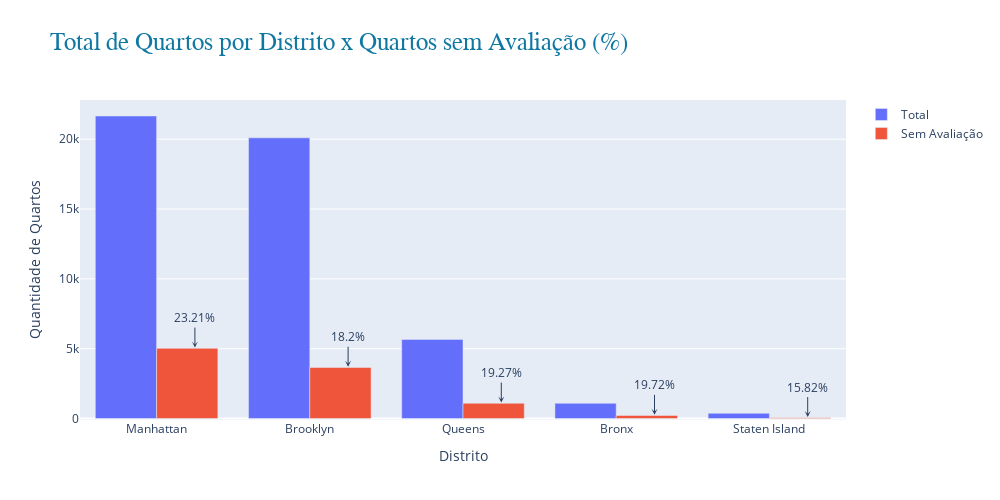

Notebook code for this chart:
### Markdown cell above
Para finalizar, vamos visualizar as informações acima graficamente.

### Code cell
distrito = bottom_avaliados['neighbourhood_group'].value_counts().index
total_ap = bottom_avaliados['total_count'].value_counts().index
sem_aval = bottom_avaliados['count'].value_counts().index
percent = bottom_avaliados['%_no_review'].value_counts().index

# Criando o gráfico total
barra_total = go.Bar(x=distrito, y=total_ap,
               name='Total')
           
# Criando o gráfico sem avaliação
barra_zero = go.Bar(x=distrito, y=sem_aval,
               name='Sem Avaliação')

# Adicionando percentuais nas barras 'sem avaliação'
annotations= []
for i in range(len(sem_aval)):
    annotation = dict(
        x=i + 0.25,
        y=sem_aval[i] + 50,
        text=f'{percent[i]}%',
        showarrow=True,
        arrowhead=3,
        ax=0
    )
    annotations.append(annotation)
               
# Definindo o layout
layout = go.Layout(title='Total de Quartos por Distrito x Quartos sem Avaliação (%)',
                   # Configurações do título
                   titlefont= {'family':'Arial', 'size':25, 'color':'#0e78a3'},
                   xaxis={'title':'Distrito'},
                   yaxis={'title':'Quantidade de Quartos'},
                   barmode='group',
                   height=500, width=1000,
                   annotations=annotations)

# Criando a figura
fig = go.Figure(data=[barra_total,barra_zero], layout=layout)

# Plotando o gráfico
py.iplot(fig)

### Figure 1 — Plotly figure (JSON) as saved in the notebook; plotly's stock layout.template omitted (floating-point values rounded to 4 significant figures)
{"data": [{"name": "Total", "type": "bar", "x": ["Manhattan", "Brooklyn", "Queens", "Bronx", "Staten Island"], "y": [21660, 20095, 5666, 1090, 373]}, {"name": "Sem Avaliação", "type": "bar", "x": ["Manhattan", "Brooklyn", "Queens", "Bronx", "Staten Island"], "y": [5028, 3657, 1092, 215, 59]}], "layout": {"annotations": [{"arrowhead": 3, "ax": 0, "showarrow": true, "text": "23.21%", "x": 0.25, "y": 5078}, {"arrowhead": 3, "ax": 0, "showarrow": true, "text": "18.2%", "x": 1.25, "y": 3707}, {"arrowhead": 3, "ax": 0, "showarrow": true, "text": "19.27%", "x": 2.25, "y": 1142}, {"arrowhead": 3, "ax": 0, "showarrow": true, "text": "19.72%", "x": 3.25, "y": 265}, {"arrowhead": 3, "ax": 0, "showarrow": true, "text": "15.82%", "x": 4.25, "y": 109}], "barmode": "group", "height": 500, "title": {"font": {"color": "#0e78a3", "family": "Arial", "size": 25}, "text": "Total de Quartos por Distrito x Quartos sem Avaliação (%)"}, "width": 1000, "xaxis": {"title": {"text": "Distrito"}}, "yaxis": {"title": {"text": "Quantidade de Quartos"}}}}
